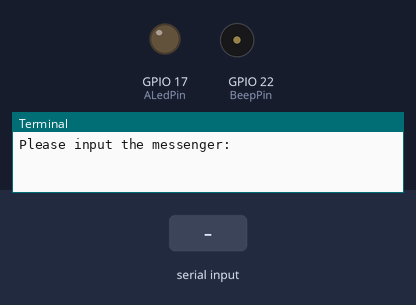
Recording of a program running on a simulated Raspberry Pi (BCM pin numbers). Shown: output pins drawn as LEDs (lit = HIGH), buzzer (waves = sounding, pin HIGH), the last lines printed to the terminal. Dashed ring = blinking. The test bench sets the inputs (shaded band).

Above: at 1.2 s.
1.3 s: "0" typed at the terminal, then Enter
At 1.42 s:
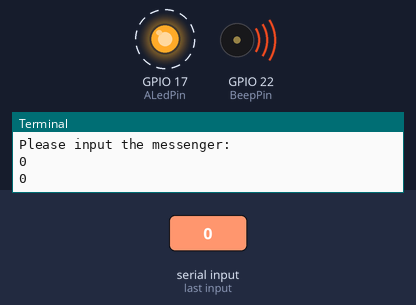
4.3 s: "1" typed at the terminal, then Enter
At 4.67 s:
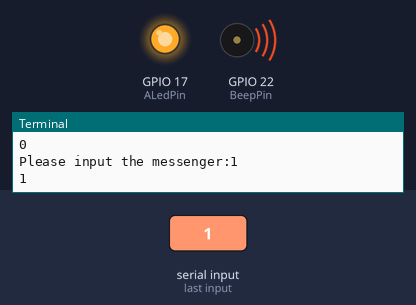
7.3 s: "A" typed at the terminal, then Enter
At 8.4 s:
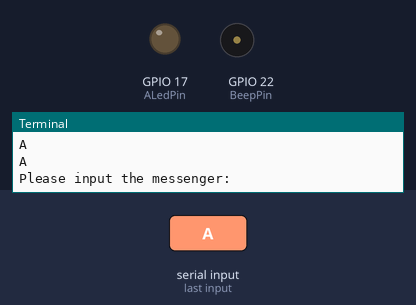
Timing chart, 0 to 10.3 s (numbered marks = the images above; inputs shaded):
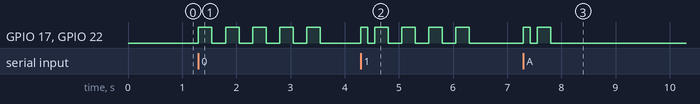

The program:

3.1.7_MorseCodeGenerator.py
```python
#!/usr/bin/env python3

import RPi.GPIO as GPIO
import time

BeepPin=22
ALedPin=17

MORSECODE = {
	'A':'01', 'B':'1000', 'C':'1010', 'D':'100', 'E':'0', 'F':'0010', 'G':'110',
	'H':'0000', 'I':'00', 'J':'0111', 'K':'101', 'L':'0100', 'M':'11', 'N':'10',
	'O':'111', 'P':'0110', 'Q':'1101', 'R':'010', 'S':'000', 'T':'1',
	'U':'001', 'V':'0001', 'W':'011', 'X':'1001', 'Y':'1011', 'Z':'1100',
	'1':'01111', '2':'00111', '3':'00011', '4':'00001', '5':'00000',
	'6':'10000', '7':'11000', '8':'11100', '9':'11110', '0':'11111',
	'?':'001100', '/':'10010', ',':'110011', '.':'010101', ';':'101010',
	'!':'101011', '@':'011010', ':':'111000',
	}

def setup():
    GPIO.setmode(GPIO.BCM)
    GPIO.setup(BeepPin, GPIO.OUT, initial=GPIO.LOW)
    GPIO.setup(ALedPin,GPIO.OUT,initial=GPIO.LOW)

def on():
    GPIO.output(BeepPin, 1)
    GPIO.output(ALedPin, 1)

def off():
    GPIO.output(BeepPin, 0)
    GPIO.output(ALedPin, 0)

def beep(dt):	# dt for delay time.
    on()
    time.sleep(dt)
    off()
    time.sleep(dt)

def morsecode(code):
    pause = 0.25
    for letter in code:
        for tap in MORSECODE[letter]:
            if tap == '0':
                beep(pause/2)
            if tap == '1':
                beep(pause)
        time.sleep(pause)

def main():
    while True:
        code=input("Please input the messenger:")
        code = code.upper()
        print(code)
        morsecode(code)

def destroy():
    print("")
    GPIO.output(BeepPin, GPIO.LOW)
    GPIO.output(ALedPin, GPIO.LOW)
    GPIO.cleanup()

if __name__ == '__main__':
    setup()
    try:
        main()
    except KeyboardInterrupt:
        destroy()
```

Measured:
- after the input at 1.3 s, GPIO 17 (ALedPin), GPIO 22 (BeepPin): alternates HIGH for 0.25 s and LOW for 0.25 s, 10 changes in all, then stays LOW, starting at once
- after the input at 4.3 s, GPIO 17 (ALedPin), GPIO 22 (BeepPin): goes HIGH 0.13 s, LOW 0.13 s, 3 × (HIGH 0.25 s, LOW 0.25 s), HIGH 0.25 s, then LOW, starting at once
- after the input at 7.3 s, GPIO 17 (ALedPin), GPIO 22 (BeepPin): LOW → HIGH at once, → LOW 0.13 s later, → HIGH 0.13 s later, → LOW 0.25 s later
